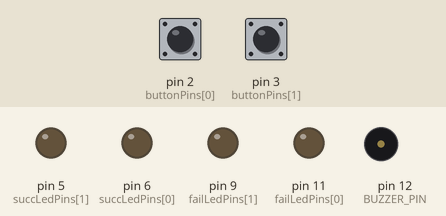
Simulated run of this sketch. Board: Arduino Uno, built with avr-gcc and run on an emulated ATmega328P. On the bench: output pins drawn as LEDs (lit = HIGH), buzzer (waves = sounding). Inputs (shaded band) come from the test bench; at power-on: pin 2 (buttonPins[0]) HIGH, pin 3 (buttonPins[1]) HIGH. Random numbers use the default seed unless the sketch sets one.

Above: at 1.2 s.
1.3 s: pin 2 (buttonPins[0]) pulled LOW for 0.15 s
At 2.5 s:
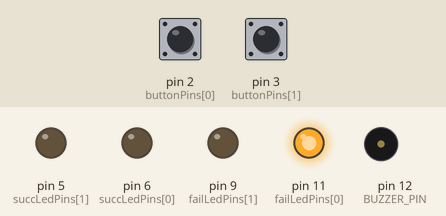
4.4 s: pin 3 (buttonPins[1]) pulled LOW for 0.15 s
At 5.7 s:
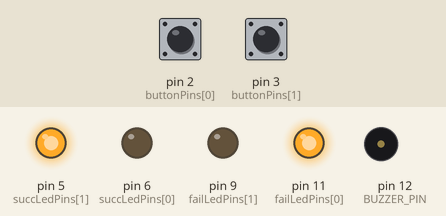
10.5 s: pin 3 (buttonPins[1]) pulled LOW for 1 s
At 13.0 s:
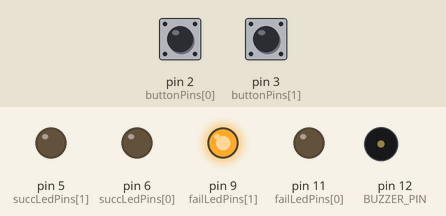
13.3 s: pin 2 (buttonPins[0]) pulled LOW for 1 s
At 14.9 s:
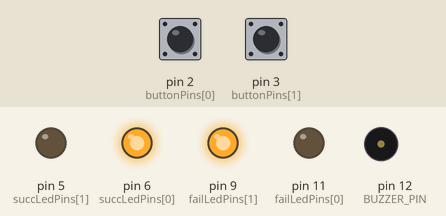
20.3 s: pin 2 (buttonPins[0]) pulled LOW for 3.2 s
At 20.49 s:
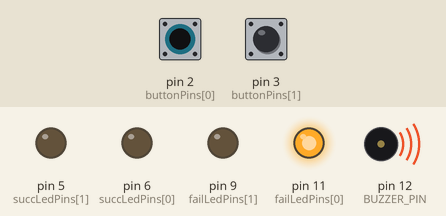
25.0 s: pin 3 (buttonPins[1]) pulled LOW for 3.2 s
At 25.12 s:
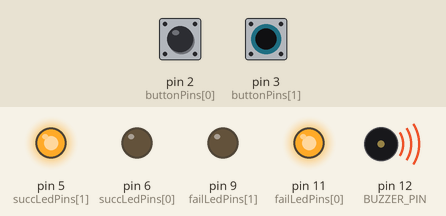
Timing chart, 0 to 37.1 s (numbered marks = the images above; inputs shaded):
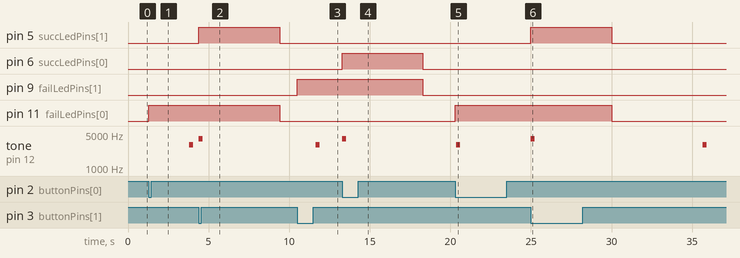

Measured:
- after the input at 1.3 s, pin 11 (failLedPins[0]): LOW → HIGH at once
- after the input at 4.4 s, pin 5 (succLedPins[1]): LOW → HIGH at once, → LOW 5.0 s later; pin 11 (failLedPins[0]): HIGH → LOW after 5.0 s; tone on pin 12 (BUZZER_PIN): silent → 4000 Hz at once, → silent 0.25 s later
- after the input at 10.5 s, pin 9 (failLedPins[1]): LOW → HIGH at once
- after the input at 13.3 s, pin 6 (succLedPins[0]): LOW → HIGH at once, → LOW 5.0 s later; pin 9 (failLedPins[1]): HIGH → LOW after 5.0 s; tone on pin 12 (BUZZER_PIN): silent → 4000 Hz at once, → silent 0.25 s later
- after the input at 20.3 s, pin 11 (failLedPins[0]): LOW → HIGH at once
- after the input at 25.0 s, pin 5 (succLedPins[1]): LOW → HIGH at once, → LOW 5.0 s later; pin 11 (failLedPins[0]): HIGH → LOW after 5.0 s; tone on pin 12 (BUZZER_PIN): silent → 4000 Hz at once, → silent 0.25 s later, → 3000 Hz 10.4 s later, → silent 0.25 s later

The sketch:

Erudit.ino
```cpp
#define BUZZER_PIN 12
#define PLAYER_COUNT 2

int buttonPins[PLAYER_COUNT]  = {2, 3};  // Пины с кнопками игроков. Это должны быть пины с прерываниями!
int failLedPins[PLAYER_COUNT] = {11, 9}; // Пины с диодами, означающие победу (зелёные)
int succLedPins[PLAYER_COUNT] = {6,  5}; // Пины с диодами, означающие фальстарт (красные)

volatile bool started, finished;
volatile bool playerWon[PLAYER_COUNT] = {false, false};
volatile bool playerFailed[PLAYER_COUNT] = {false, false};

void handlePlayer1Press();
void handlePlayer2Press();
void handlePlayerPress(int player);

void setup() {
  for (int player = 0; player < PLAYER_COUNT; ++player) {
    pinMode(succLedPins[player], OUTPUT);
    pinMode(failLedPins[player], OUTPUT);
    pinMode(buttonPins[player],   INPUT_PULLUP);
    attachInterrupt(INT0, handlePlayer1Press, FALLING);
    attachInterrupt(INT1, handlePlayer2Press, FALLING);
  }
}

void handlePlayer1Press() { handlePlayerPress(0); }
void handlePlayer2Press() { handlePlayerPress(1); }

// Регистрируем и обрабатываем нажатия клавиш игроков
// Строгие условия нужны для того, чтобы избежать проблем с дребезгом кнопок
// так как триггеров Шмитта в схеме нет.
void handlePlayerPress(int player) {
  if (started && !finished && !playerFailed[player]) {
    finished = true;
    playerWon[player] = true;
    digitalWrite(succLedPins[player], HIGH);
  } else if (!started && !finished && !playerFailed[player]) {
    playerFailed[player] = true;
    digitalWrite(failLedPins[player], HIGH);
  }
}

void loop() {
  resetGameData();
  delay(random(2000, 7000));
  // Сигнал! Можно жать кнопки!
  started = true;
  tone(BUZZER_PIN, 3000, 250);
  finished = isAllPlayersFailed(); // Если оба игрока сделали фальстарт — игру нужно завершить.
  while (!finished); // Ждём конца игры
  // Всё ясно. Пищим и расходимся.
  tone(BUZZER_PIN, 4000, 250);
  delay(5000);
}

// Сбрасываем все данные и тушим все светодиоды
void resetGameData() {
  started  = false;
  finished = false;
  for (int player = 0; player < PLAYER_COUNT; ++player) {
    playerWon[player]    = false;
    playerFailed[player] = false;
    digitalWrite(succLedPins[player], LOW);
    digitalWrite(failLedPins[player], LOW);
  }
}

// Проверяем, вдруг оба игрока сделали фальстарт.
int isAllPlayersFailed() {
  bool anyoneNotFailed = false;
  for (int player = 0; player < PLAYER_COUNT; ++player) {
    if (!playerFailed[player]) anyoneNotFailed = true;
  }
  return !anyoneNotFailed;
}
```
